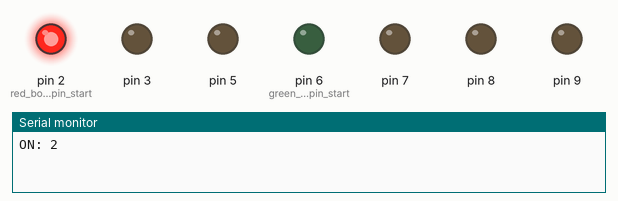
Bench run of a sketch on a simulated Arduino Uno, built with avr-gcc and run on an emulated ATmega328P. Shown: output pins drawn as LEDs (lit = HIGH), the last lines printed to the serial monitor. Pins used as bus, display or sensor lines are not drawn.

Above: at 2.0 s.
At 5.0 s:
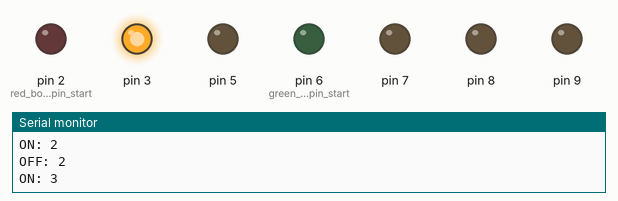
At 9.0 s:
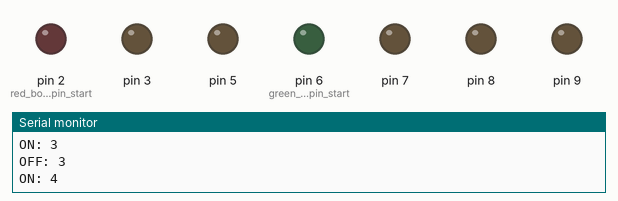
At 13.0 s:
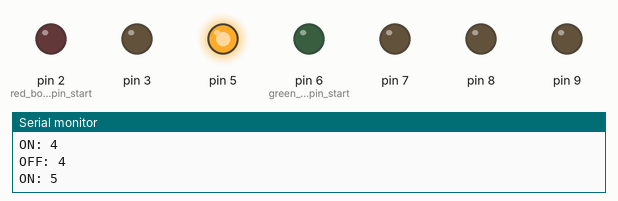
Timing chart, 0 to 20.8 s (numbered marks = the images above):
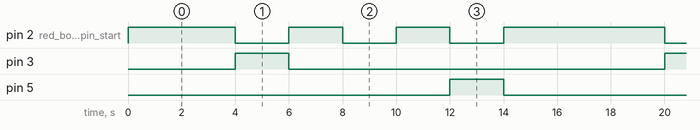

The sketch:

dragonlights.ino
```cpp
// sketch setup
int delay_ms = 100;

// light pins (EL + LED)
int red_body_pin_start = 2;
int green_body_pin_start = 6;
int pins_per_color = 4;

// state tracking for lighting programs
int fade_index = 0;
int fade_ticks = 0;
int program_mode_id = 0;

// buttons!
int program_button_solid_green = 12;
int program_button_solid_red = 11;
int program_button_fade_to_green = 10;

// button debouncing
int button_pressed_state = LOW; // change for normally-open
int program_transition_to = 0;

// light helper methods

void turn_on_green() {
  for (int i=0; i<pins_per_color; i++) {
    digitalWrite(green_body_pin_start + i, HIGH);
  }
}

void turn_on_red() {
  for (int i=0; i<pins_per_color; i++) {
    digitalWrite(red_body_pin_start + i, HIGH);
  }
}

void turn_off_green() {
  for (int i=0; i<pins_per_color; i++) {
    digitalWrite(green_body_pin_start + i, LOW);
  }
}

void turn_off_red() {
  for (int i=0; i<pins_per_color; i++) {
    digitalWrite(red_body_pin_start + i, LOW);
  }
}

void pulse_green(int ticks) {
  turn_on_green();
  fade_ticks++;
  if (fade_ticks > ticks) {
    fade_index++;
    fade_ticks = 0;
  }
}

void pulse_red(int ticks) {
  turn_on_red();
  fade_ticks++;
  if (fade_ticks > ticks) {
    fade_index++;
    fade_ticks = 0;
  }
}

void setup() {
  for (int i=0; i<pins_per_color; i++) {
    pinMode(red_body_pin_start + i, OUTPUT);
    digitalWrite(red_body_pin_start + i, LOW);
  }

  for (int i=0; i<pins_per_color; i++) {
    pinMode(green_body_pin_start + i, OUTPUT);
    digitalWrite(green_body_pin_start + i, LOW);
  }

  pinMode(program_button_solid_green, INPUT);
  digitalWrite(program_button_solid_green, HIGH);
  pinMode(program_button_solid_red, INPUT);
  digitalWrite(program_button_solid_red, HIGH);
  pinMode(program_button_fade_to_green, INPUT);
  digitalWrite(program_button_fade_to_green, HIGH);

  Serial.begin(9600);

}

void run_program_mode(int id) {
  switch(id) {
    case 0:
      program_nothing();
      break;
    case 1:
      program_green_solid();
      break;
    case 2:
      program_red_solid();
      break;
    case 3:
      program_fade_to_green();
      break;
  }
}

void check_program_change() {
  check_button_program(program_button_solid_green, 1);
  check_button_program(program_button_solid_red, 2);
  check_button_program(program_button_fade_to_green, 3);
}

void check_button_program(int pin, int program_index) {
  if (digitalRead(pin) == button_pressed_state){
    if (program_transition_to == program_index) {
      program_mode_id = program_index;
      program_transition_to = 0;
    }
    else {
      program_transition_to = program_index;
      Serial.println("switch program");
      Serial.println(program_index);
    }
  }
}

void program_nothing() {}

void program_green_solid() {
  turn_off_red();
  turn_on_green();
}

void program_red_solid() {
  turn_off_green();
  turn_on_red();
}

void program_fade_to_green() {
  switch(fade_index) {

    // 3/4 time red, 1/4 time green
    case 0:
      turn_off_red();
      pulse_green(3);
      break;
    case 1:
      turn_off_green();
      pulse_red(9);
      break;

    // 1/2 time each color
    case 2:
      turn_off_red();
      pulse_green(6);
      break;
    case 3:
      turn_off_green();
      pulse_red(6);
      break;

    // 3/4 time green, 1/4 time red
    case 4:
      turn_off_red();
      pulse_green(9);
      break;
    case 5:
      turn_off_green();
      pulse_red(3);
      break;

    case 6:
      // solid green!
      turn_off_red();
      turn_on_green();
      program_mode_id = 0;
      fade_index = 0;
      fade_ticks = 0;
      break;
    }
}

int current_pin = 0;
void loop() {
 //for(int i=0; i<pins_per_color*2; i++) {
   //digitalWrite(i + red_body_pin_start, HIGH);
   //digitalWrite(i + green_body_pin_start, HIGH);
   //delay(300);
   //digitalWrite(i + red_body_pin_start, LOW);
   //digitalWrite(i + green_body_pin_start, LOW);
 //}
 //run_program_mode(program_mode_id);
 //check_program_change();

  digitalWrite(2, LOW);
  digitalWrite(red_body_pin_start + current_pin, HIGH);
  Serial.print("ON: ");
  Serial.println(red_body_pin_start + current_pin);
  delay(2000); // quarter-second ticks
  digitalWrite(red_body_pin_start + current_pin, LOW);
  digitalWrite(2, HIGH);
  Serial.print("OFF: ");
  Serial.println(red_body_pin_start + current_pin);
  delay(2000);
  current_pin++;
  current_pin = current_pin % pins_per_color;
}
```

Measured:
- by itself, pin 2 (red_body_pin_start): repeats every 16.0 s: 2 × (LOW 2.0 s, HIGH 2.0 s), LOW 2.0 s, HIGH 6.0 s
- by itself, pin 3, pin 5: alternates HIGH for 2.0 s and LOW for 14.0 s
- by itself, everything shown: repeats every 16.0 s, in 6 steps
